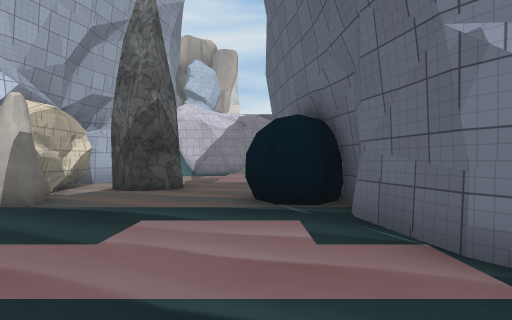
View 1 (above)

24 first-person views from a walk through a Unity game level. The camera is 1.5 m above the floor, looks level and sees 85° across. The floor is counted in squares, 2 m on a side. Each view is taken from the middle of a square. On the plan, view 1 faces up. The plan holds only what a view shows up to about 10 squares ahead; the rest is blank. The place goes on beyond the plan. The player character is not drawn. Some animated figures are not drawn. Some surface patterns are stand-ins.

View 2
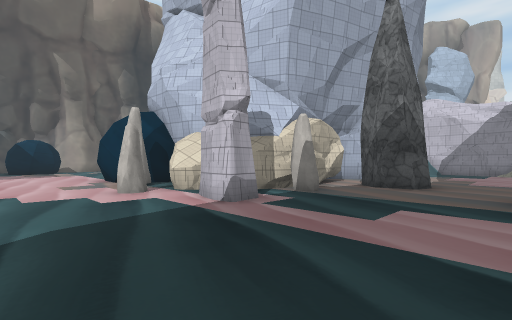

View 3
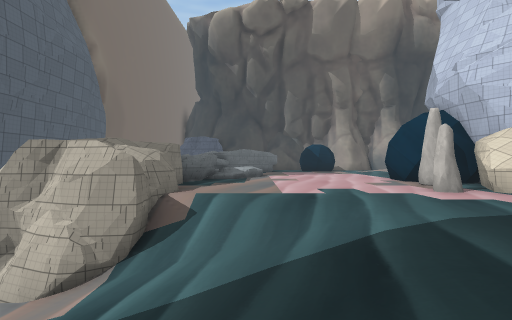

View 4
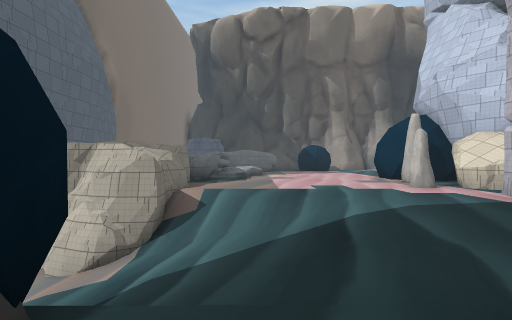

View 5
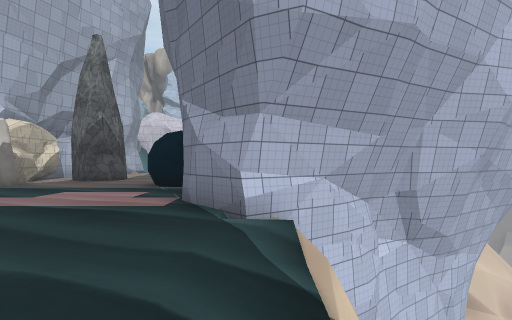

View 6
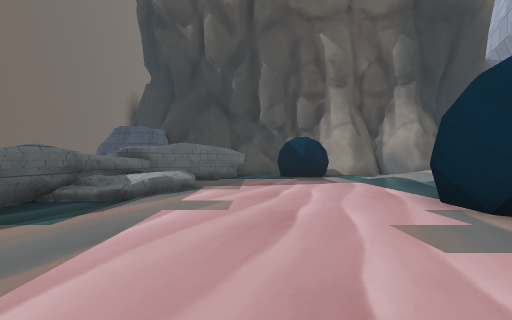

View 7
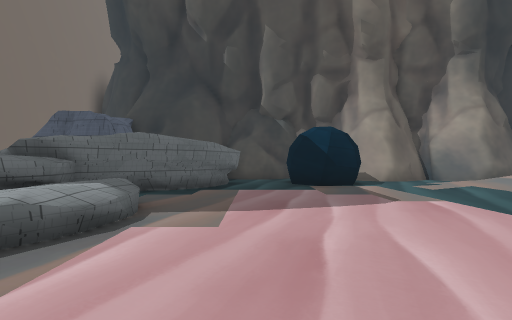

View 8
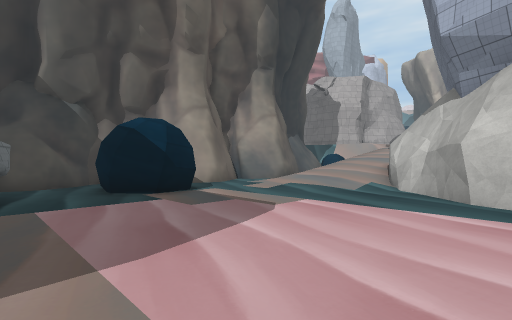

View 9
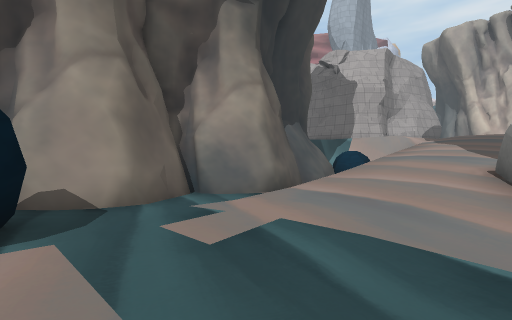

View 10
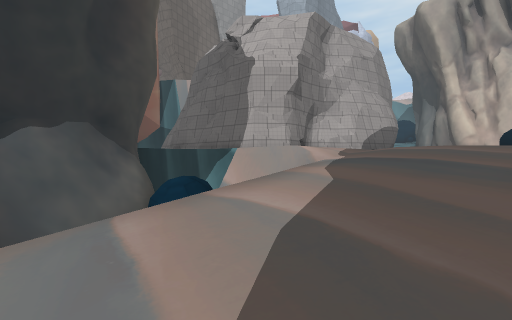

View 11
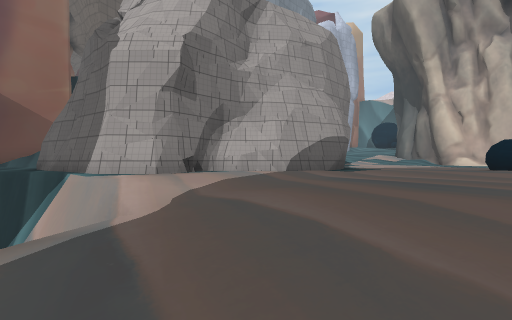

View 12
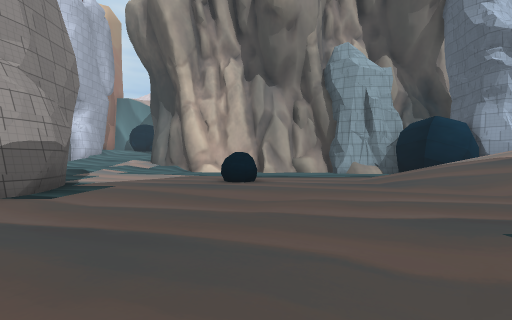

View 13
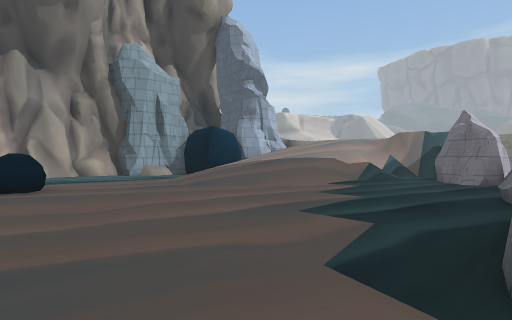

View 14
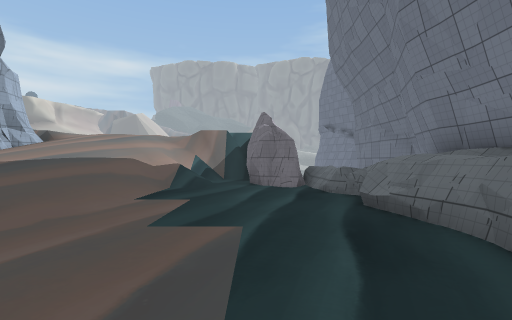

View 15
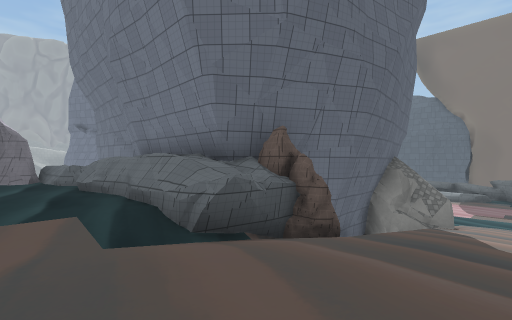

View 16
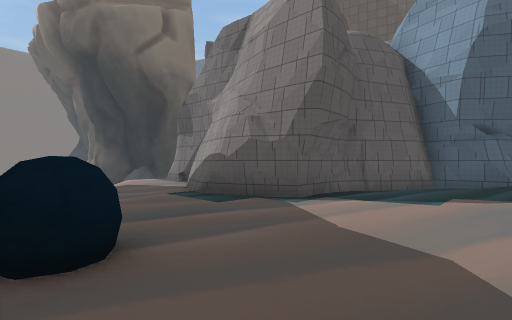

View 17
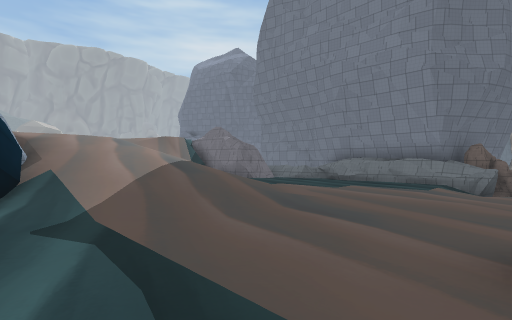

View 18
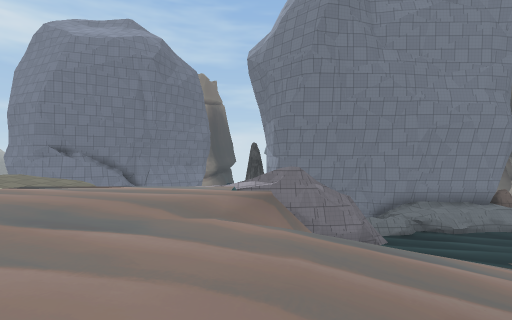

View 19
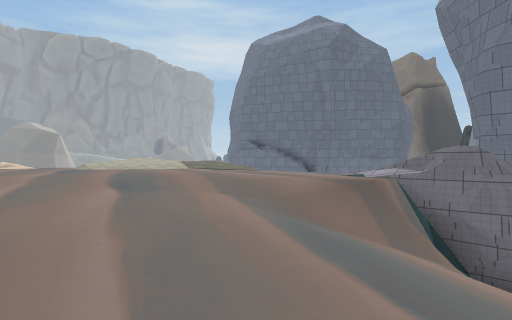

View 20
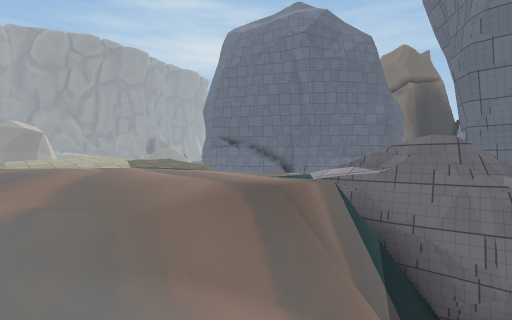

View 21
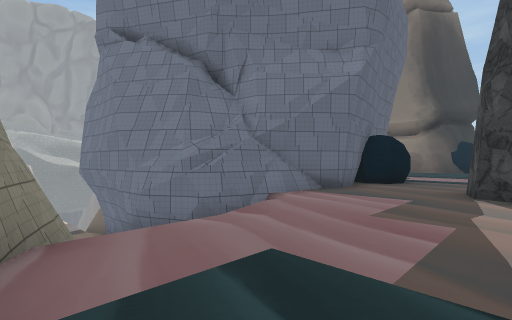

View 22
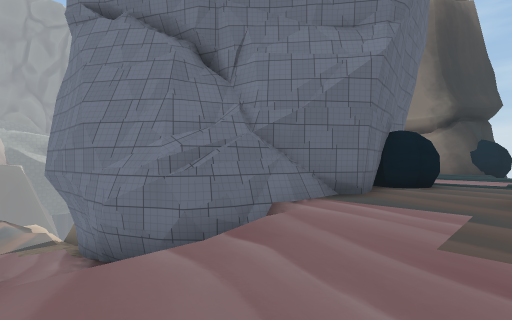

View 23
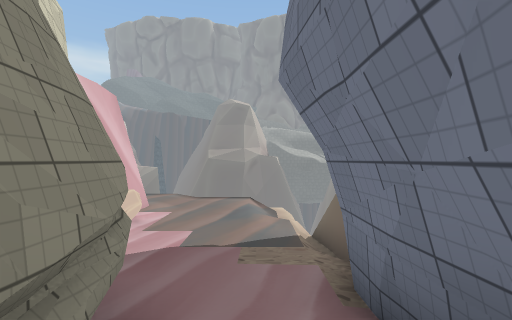

View 24
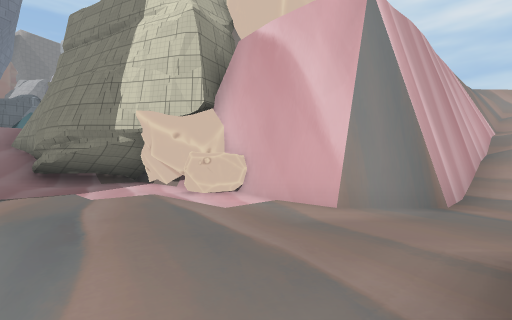

### Floor plan
Key: @ floor where view 1 was taken; # wall or solid block; . main floor; - floor 1.5 m lower than the main floor; : floor 1.5 m higher than the main floor; + floor 3.25 m higher than the main floor; _ floor 3.25 m lower than the main floor; < floor 4.75 m lower than the main floor; * floor 4.75 m higher than the main floor; % floor 6.5 m higher than the main floor; & floor 8 m higher than the main floor; / step, stairs or slope; = window, fence, low wall or low ledge; ^ raised ledge; v drop or lower ground; R rock; O other object.
Columns run from 26 left of view 1 to 14 right of it. Each row starts with its distance up from view 1.
 25   #++++++++++++++######%               v
 24   #+++++++++++++///////%%              v/
 23   v#++++++OO+++++**%%%%%%%%%%%         v/
 22 =#vv#//++++O++++***%%%%%%%%%%%%%%      v/
 21       v#+++++++++*/////%%%%%%%%%%      v/
 20      /v#++++++++/////////%%%%%%%&      v/
 19      /v#+++++++++++///=%%%%%%%%%&      v/
 18       ##++++++++++++++#v%%%%%%%&& v##  v_
 17      ##+++++++++++++###v%%%v%%%   ##v###_
 16   vvv##++++++++++++###       %%&vRRRR##__
 15  vvv##++++++#=#=#===## ...###   ##______/
 14  vv#vvvv++++###^## #   ..../#####_______/
 13   +vv O v++/R#######   ..../  ________///
 12      #OOv++/           ..../######_===/</
 11      ## /::/           ..../#      ###
 10      ## /::/ #         ....=#
  9       # /::/v#      ## ....##
  8       #//::###       #.RR..#
  7       # /..##        #.RR..#         vv
  6      ##....##        #....O##
  5      #......##       #O...OO#      #v
  4      ##......##  ## ##......#     ##
  3      ##.......  #####R#.....#  ####v
  2      # OO......##.OO..R.....####vv
  1      # OO....................#v
  0      #.O..................@...v
 -1      #........................v
 -2      ####............/../.. ..
 -3         ##.........../..//.. .
 -4          ##=........//--/ #
 -5           #^^.^##..###--/
 -6            ^^^   #####__
 -7                      #//
 -8                      #

Where each view was taken, in squares from view 1:
view 1: 0 up, 0 right, facing up
view 2: 1 down, 0 right, facing up-left
view 3: 3 down, 0 right, facing left
view 4: 3 down, 1 right, facing left
view 5: 3 down, 3 right, facing up
view 6: 1 down, 6 left, facing left
view 7: 1 down, 10 left, facing left
view 8: 2 down, 12 left, facing up-left
view 9: 2 up, 15 left, facing up-left
view 10: 9 up, 15 left, facing up-left
view 11: 13 up, 15 left, facing up-left
view 12: 15 up, 15 left, facing up
view 13: 15 up, 16 left, facing up-right
view 14: 17 up, 14 left, facing right
view 15: 17 up, 17 left, facing down-right
view 16: 25 up, 15 left, facing down-left
view 17: 25 up, 15 left, facing down-right
view 18: 25 up, 3 left, facing down
view 19: 23 up, 5 left, facing down-right
view 20: 21 up, 5 left, facing down-right
view 21: 15 up, 3 left, facing down-right
view 22: 14 up, 2 left, facing down-right
view 23: 13 up, 4 right, facing right
view 24: 13 up, 14 right, facing up-left
